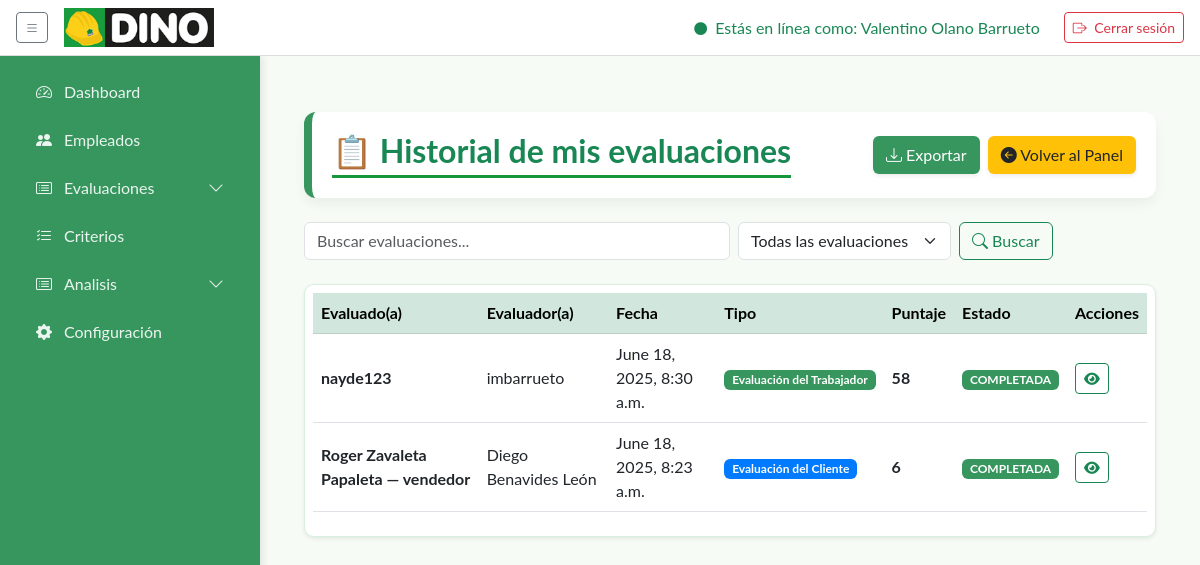
The page /historial/ (signed in) on the database its author committed.
### core/models.py (models this page shows, shortened)
class Usuario(AbstractUser):
    def __str__(self):
        return self.username  # Representación del objeto Usuario, devuelve solo el nombre de usuario.

class EvaluacionTrabajador(models.Model):
    ESTADOS = [
        ('PENDIENTE', 'Pendiente'),
        ('EN_PROGRESO', 'En progreso'),
        ('COMPLETADA', 'Completada'),
    ]
    evaluador = models.ForeignKey(settings.AUTH_USER_MODEL, on_delete=models.CASCADE, related_name='evaluaciones_realizadas')
    evaluado = models.ForeignKey(settings.AUTH_USER_MODEL, on_delete=models.CASCADE, related_name='evaluaciones_recibidas')
    fecha_creacion = models.DateTimeField(default=timezone.now)
    fecha_activacion = models.DateTimeField(default=timezone.now)
    estado = models.CharField(max_length=20, choices=ESTADOS, default='PENDIENTE')
    observaciones = models.TextField(blank=True, null=True)
    @property
    def puntaje_total(self):
        return self.respuestas.aggregate(total=Sum('puntaje'))['total'] or 0

class Trabajador(models.Model):
    user = models.OneToOneField(settings.AUTH_USER_MODEL, on_delete=models.CASCADE, related_name='trabajador', null=True, blank=True)
    puesto = models.ForeignKey(Puesto, on_delete=models.SET_NULL, null=True, blank=True)
    telefono = models.CharField(max_length=20, blank=True)
    direccion = models.CharField(max_length=200, blank=True)
    def __str__(self):
        return f"{self.user.get_full_name()} — {self.puesto.nombre}"

class Puesto(models.Model):
    nombre = models.CharField(max_length=50, unique=True)
    descripcion = models.TextField(blank=True, null=True)

class Cliente(models.Model):
    user = models.OneToOneField(settings.AUTH_USER_MODEL, on_delete=models.CASCADE, related_name='cliente', null=True, blank=True)
    direccion = models.CharField(max_length=200, blank=True, null=True)
    telefono = models.CharField(max_length=20, blank=True, null=True)
    def __str__(self):
        return self.user.get_full_name() if self.user else "Cliente sin usuario"

class EvaluacionVenta(models.Model):
    ESTADOS = [
        ('PENDIENTE', 'Pendiente'),
        ('EN_PROGRESO', 'En progreso'),
        ('COMPLETADA', 'Completada'),
    ]
    venta = models.ForeignKey(Venta, on_delete=models.CASCADE)
    trabajador = models.ForeignKey(Trabajador, on_delete=models.CASCADE)
    cliente = models.ForeignKey(Cliente, on_delete=models.CASCADE)
    fecha = models.DateTimeField(auto_now_add=True)
    estado = models.CharField(max_length=20, choices=ESTADOS, default='PENDIENTE')
    @property
    def puntaje_total(self):
        return self.respuestas.aggregate(total=Sum('puntaje'))['total'] or 0

### core/views.py (the view)
# urls.py: path('historial/', views.historial_evaluaciones, name='historial_evaluaciones'),
@login_required
def historial_evaluaciones(request):
    form = FiltroEvaluacionForm(request.GET or None)
    tipo_filtro = request.GET.get('tipo', 'todas')
    busqueda = request.GET.get('buscar', '').lower().strip()
    user = request.user
    trabajador = getattr(user, 'trabajador', None)
    puesto_usuario = getattr(trabajador, 'puesto', None)
    nombre_puesto = (puesto_usuario.nombre.lower() if puesto_usuario else '')
    es_gerente = nombre_puesto == 'gerente'
    ver_solo_propias = nombre_puesto in [
        'supervisor', 'cajero', 'almacen', 'vendedor']
    evaluaciones = []
    auto_qs = AutoevaluacionTrabajador.objects.select_related('trabajador')
    if ver_solo_propias:
        auto_qs = auto_qs.filter(trabajador=user)
    if tipo_filtro in ['todas', 'AUTO']:
        for auto in auto_qs:
            if busqueda in str(auto.trabajador).lower():
                evaluaciones.append({
                    'id': auto.id,
                    'evaluado': auto.trabajador,
                    'evaluador': auto.trabajador,
                    'fecha': auto.fecha,
                    'tipo': 'AUTO',
                    'get_tipo_display': TIPO_CHOICES['AUTO'],
                    'puntaje': auto.puntaje_total,
                    'estado': 'Completada',
                })
    et_qs = EvaluacionTrabajador.objects.select_related('evaluador', 'evaluado') \
                                        .filter(estado__iexact='Completada')
    if ver_solo_propias:
        et_qs = et_qs.filter(evaluado=user)
    if tipo_filtro in ['todas', 'TRAB']:
        for e in et_qs:
            if busqueda in str(e.evaluado).lower() or busqueda in str(e.evaluador).lower():
                evaluaciones.append({
                    'id': e.id,
                    'evaluado': e.evaluado,
                    'evaluador': e.evaluador,
                    'fecha': e.fecha_creacion,
                    'tipo': 'TRAB',
                    'get_tipo_display': TIPO_CHOICES['TRAB'],
                    'puntaje': e.puntaje_total,
                    'estado': 'Completada',
                })
    ev_qs = EvaluacionVenta.objects.select_related('trabajador', 'cliente') \
                                   .filter(estado__iexact='Completada')
    if ver_solo_propias:
        ev_qs = ev_qs.filter(trabajador=trabajador)
    if tipo_filtro in ['todas', 'CLIE']:
        for ev in ev_qs:
            if busqueda in str(ev.trabajador).lower() or busqueda in str(ev.cliente).lower():
                evaluaciones.append({
                    'id': ev.id,
                    'evaluado': ev.trabajador,
                    'evaluador': ev.cliente,
                    'fecha': ev.fecha,
                    'tipo': 'CLIE',
                    'get_tipo_display': TIPO_CHOICES['CLIE'],
                    'puntaje': ev.puntaje_total,
                    'estado': 'Completada',
                })
    evaluaciones.sort(key=lambda x: normalizar_fecha(x['fecha']), reverse=True)
    context = {
        'evaluaciones': evaluaciones,
        'form': form,
        'tipo_filtro': tipo_filtro,
        'busqueda': request.GET.get('buscar', ''),
        'TipoEvaluacion': TipoEvaluacion  # para el <select> del filtro
    }
    return render(request, 'historial.html', context)

### core/forms.py
class FiltroEvaluacionForm(forms.Form):
    buscar = forms.CharField(required=False, label='Buscar')
    tipo = forms.ChoiceField(
        required=False,
        choices=[('todas', 'Todas las evaluaciones')] + list(TipoEvaluacion.choices),
        label='Tipo'
    )

### core/views.py (called while the page is built)
def normalizar_fecha(fecha):
    if isinstance(fecha, datetime):
        if is_aware(fecha):
            return fecha.replace(tzinfo=None)
        return fecha
    elif isinstance(fecha, date):
        return datetime.combine(fecha, time.min)
    return None

### templates/historial.html (shortened to what this page needs)
{% extends "base/base.html" %}
{% load static %}
{% block extra_css %}
  <script src="https://cdn.tailwindcss.com"></script>
  <link href="https://cdnjs.cloudflare.com/ajax/libs/font-awesome/5.15.3/css/all.min.css" rel="stylesheet">
{% endblock %}
{% block content %}
<!DOCTYPE html>
<html lang="es">
<head>
  <link href="https://cdn.jsdelivr.net/npm/bootstrap@5.3.0/dist/css/bootstrap.min.css" rel="stylesheet">
  <link href="https://cdn.jsdelivr.net/npm/bootstrap-icons@1.10.5/font/bootstrap-icons.css" rel="stylesheet">
  <link rel="stylesheet" href="https://cdnjs.cloudflare.com/ajax/libs/font-awesome/6.5.0/css/all.min.css">
</head>
<body>
<div class="container py-4">
  <div class="d-flex justify-content-between align-items-center mb-4 shadow-panel">
    <h2 class="mb-0 text-success fw-bold">📋 Historial de mis evaluaciones</h2>
    <div class="d-flex gap-2">
      <a href="{% url 'exportar_evaluaciones_excel' %}" class="btn btn-verde shadow-sm">
        <i class="bi bi-download"></i> Exportar
      </a>
      <a href="{% url 'admin_dashboard' %}" class="btn btn-amarillo shadow-sm">
        <i class="bi bi-arrow-left-circle-fill"></i> Volver al Panel
      </a>
    </div>
  </div>
  <form method="get" class="d-flex gap-2 mb-4">
    <input type="text" name="buscar" value="{{ busqueda }}" class="form-control w-50" placeholder="Buscar evaluaciones...">
    <select name="tipo" class="form-select w-25">
      <option value="todas" {% if tipo_filtro == "todas" %}selected{% endif %}>Todas las evaluaciones</option>
    </select>
    <button class="btn btn-outline-success" type="submit">
      <i class="bi bi-search"></i> Buscar
    </button>
  </form>
  <div class="table-responsive bg-white shadow-sm p-2">
    <table class="table table-hover align-middle">
      <thead class="table-success">
        <tr>
          <th>Evaluado(a)</th>
          <th>Evaluador(a)</th>
          <th>Fecha</th>
          <th>Tipo</th>
          <th>Puntaje</th>
          <th>Estado</th>
          <th>Acciones</th>
        </tr>
      </thead>
      <tbody>
        {% for eval in evaluaciones %}
          <tr>
            <td><strong>{{ eval.evaluado }}</strong></td>
            <td>{{ eval.evaluador }}</td>
            <td>{{ eval.fecha }}</td>
            <td>
              <span class="badge
                {% if eval.tipo == 'CLIE' %}bg-primary
                {% elif eval.tipo == 'TRAB' %}bg-success
                {% else %}bg-warning text-dark
                {% endif %}">
                {{ eval.get_tipo_display }}
              </span>
            </td>
            <td><span class="fw-bold text-dark">{{ eval.puntaje }}</span></td>
            <td><span class="badge bg-success">{{ eval.estado|upper }}</span></td>
            <td>
              <a href="{% url 'ver_evaluacion' tipo=eval.tipo id=eval.id %}" class="btn btn-outline-success btn-sm" title="Ver Detalles">
                <i class="fas fa-eye"></i>
              </a>
            </td>
          </tr>
        {% empty %}
          <tr>
            <td colspan="7" class="text-center text-muted">No se encontraron evaluaciones.</td>
          </tr>
        {% endfor %}
      </tbody>
    </table>
  </div>
</div>
</body>
</html>
{% endblock %}

### templates/base/base.html (shortened to what this page needs)
{% load static %}
<!DOCTYPE html>
<html lang="es">
<head>
    <link href="https://cdn.jsdelivr.net/npm/bootstrap@5.3.0/dist/css/bootstrap.min.css" rel="stylesheet" />
    <link href="https://cdn.jsdelivr.net/npm/bootstrap-icons@1.10.5/font/bootstrap-icons.css" rel="stylesheet" />
    {% block extra_css %}{% endblock %}
</head>
<body>
    <nav class="navbar d-flex justify-content-between align-items-center">
        <div class="d-flex align-items-center">
            <button id="sidebarToggle" class="btn btn-outline-secondary btn-sm me-3">
                <i class="bi bi-list"></i>
            </button>
            <a class="navbar-brand">
                <img src="{% static 'img/logo_dino.png' %}" alt="Logo Dino">
            </a>
        </div>
        <div class="d-flex align-items-center">
            <span class="text-success me-4">
                <i class="bi bi-circle-fill me-1" style="font-size:.8rem;"></i> Estás en línea como:
                {{ request.user.get_full_name|default:request.user.username }}
            </span>
            <form id="logoutForm" method="post" action="{% url 'index' %}">
                <button type="submit" class="btn btn-outline-danger btn-sm">
                    <i class="bi bi-box-arrow-right me-1"></i> Cerrar sesión
                </button>
            </form>
        </div>
    </nav>
    {% with request.resolver_match.url_name as view_name %}
    <div class="d-flex main">
        <aside class="sidebar" id="sidebar">
            <ul class="nav flex-column">
                {% if request.user.trabajador.puesto.nombre == 'gerente' %}
                <li class="nav-item">
                    <a href="{% url 'admin_dashboard' %}"
                        class="nav-link {% if view_name == 'admin_dashboard' %}active{% endif %}">
                        <i class="bi bi-speedometer2"></i><span>Dashboard</span>
                    </a>
                </li>
                <li class="nav-item">
                    <a href="{% url 'gestion_empleados' %}"
                        class="nav-link {% if view_name == 'gestion_empleados' %}active{% endif %}">
                        <i class="bi bi-people-fill"></i><span>Empleados</span>
                    </a>
                </li>
                <li
                    class="nav-item has-submenu {% if view_name == 'lista_evaluaciones' or view_name == 'realizar_autoevaluacion' %}submenu-open{% endif %}">
                    <a href="#" class="nav-link submenu-toggle">
                        <i class="bi bi-card-list"></i><span>Evaluaciones</span>
                        <i class="bi bi-chevron-down ms-auto"></i>
                    </a>
                </li>
                <li class="nav-item">
                    <a href="{% url 'lista_criterios' %}"
                        class="nav-link {% if view_name == 'lista_criterios' %}active{% endif %}">
                        <i class="bi bi-list-check"></i><span>Criterios</span>
                    </a>
                </li>
                <li
                    class="nav-item has-submenu {% if view_name == 'lista_evaluaciones' or view_name == 'realizar_autoevaluacion' %}submenu-open{% endif %}">
                    <a href="#" class="nav-link submenu-toggle">
                        <i class="bi bi-card-list"></i><span>Analisis</span>
                        <i class="bi bi-chevron-down ms-auto"></i>
                    </a>
                </li>
                <li class="nav-item">
                    <a href="{% url 'lista_periodos' %}"
                        class="nav-link {% if view_name == 'configuracion' %}active{% endif %}">
                        <i class="bi bi-gear-fill"></i><span>Configuración</span>
                    </a>
                </li>
                {% endif %}
            </ul>
        </aside>
        <main class="content">
            {% block content %}{% endblock %}
        </main>
    </div>
    {% endwith %}
</body>
</html>

### templates/base/base.html (style rules this page uses)
:root { --sidebar-width: 260px; --sidebar-collapsed: 80px; --primary: #36965e; --bg: #f9f9f9; --tre: #17973C; --secundary: #000000; --shadow: rgba(0, 0, 0, 0.1); }
html, body { margin: 0; padding: 0; height: 100%; background: var(--bg); font-family: 'Lato', sans-serif; }
.d-flex.main { height: calc(100vh - 56px); }
aside.sidebar { position: fixed; top: 56px; left: 0; bottom: 0; width: var(--sidebar-width); background: black; color: #fff; padding: 1rem; box-shadow: 2px 0 8px var(--shadow); transition: width .3s; z-index: 1050; }
aside.sidebar .nav-link { color: rgba(255, 255, 255, 0.9); margin-bottom: .5rem; border-radius: 6px; display: flex; align-items: center; gap: .5rem; white-space: nowrap; overflow: hidden; }
aside.sidebar .nav-link i { min-width: 24px; text-align: center; }
aside.sidebar .nav-link span { transition: opacity .3s; }
main.content { margin-top: 56px; margin-left: var(--sidebar-width); padding: 2rem; transition: margin-left .3s; position: relative; overflow: auto; }
main.content h2 { color: var(--primary); border-bottom: 3px solid var(--primary); padding-bottom: .3rem; margin-bottom: 1.5rem; }
nav.navbar { background: #fff; border-bottom: 1px solid #ddd; height: 56px; z-index: 1100; padding: 0 1rem; position: fixed; top: 0; left: 0; right: 0; }
nav.navbar .navbar-brand { flex: none; display: flex; align-items: center; }
nav.navbar .navbar-brand img { width: 150px; height: auto; flex-shrink: 0; }
aside.sidebar { width: var(--sidebar-width); background: var(--primary); color: #fff; display: flex; flex-direction: column; padding: 1rem; box-shadow: 2px 0 8px var(--shadow); transition: width .3s; }
main.content { flex: 1; overflow: auto; padding: 2rem; }
main.content h2 { color: var(--secundary); border-bottom: 3px solid var(--tre); padding-bottom: .3rem; margin-bottom: 1.5rem; }
.has-submenu { position: relative; }

### templates/historial.html (style rules this page uses)
body { background-color: #f6fbf6; font-family: 'Lato', sans-serif; }
.btn-verde { background-color: #36965e; color: white; }
.btn-amarillo { background-color: #ffc107; color: #212529; }
.shadow-panel { background-color: white; border-left: 8px solid #36965e; padding: 20px; border-radius: 12px; margin-bottom: 20px; box-shadow: 0 6px 12px rgba(0, 0, 0, 0.05); }
.table th, .table td { vertical-align: middle; }
.badge.bg-success { background-color: #36965e !important; }
.badge.bg-primary { background-color: #007bff !important; }
.table-responsive { border: 1px solid #d9f0de; border-radius: 10px; overflow: hidden; }

### rows shown on the page
Usuario: user.get_full_name "Valentino Olano Barrueto"
Usuario: evaluado "nayde123", evaluador "imbarrueto", fecha "June 18, 2025, 8:30 a.m.", tipo "Evaluación del Trabajador", puntaje "58", estado "COMPLETADA"
Trabajador: evaluado "Roger Zavaleta Papaleta — vendedor", evaluador "Diego Benavides León", fecha "June 18, 2025, 8:23 a.m.", tipo "Evaluación del Cliente", puntaje "6", estado "COMPLETADA"
